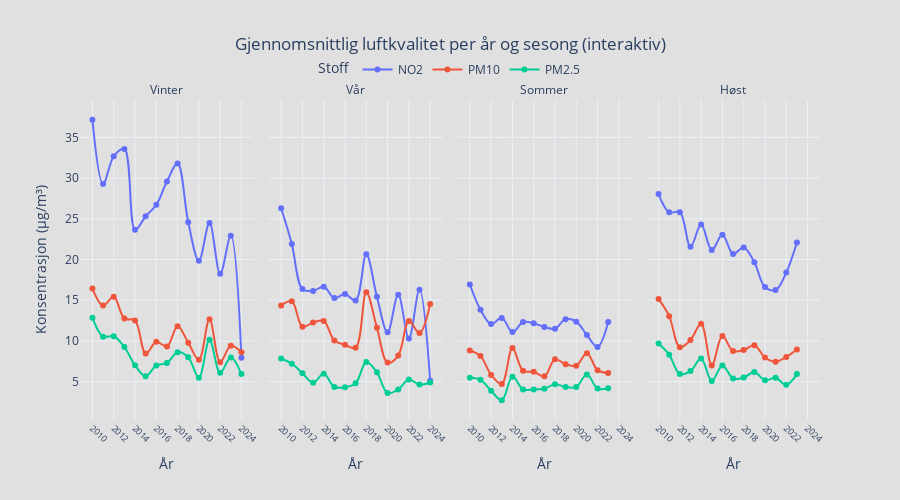

Write notebook code for a chart like this one.
### Markdown cell above
#### **Figur 7: Årlig Utvikling i Luftkvalitet per Sesong (Interaktiv)**

Denne figuren viser en interaktiv tidsserie av gjennomsnittlig luftkvaliteten fra 2010 til 2024, delt opp i fire paneler – ett for hver sesong. Den viser gjennomsnittlig nivå av NO₂, PM10 og PM2.5 hvert år. Dette gir en detaljert oversikt over hvordan luftforurensningen har utviklet seg år for år, sesong for sesong.

**Figurens formål:**
* Følge utviklingen av de tre forurensningskomponentene over tid.
* Sammenligne trendene i de ulike sesongene.
* Se hvordan nivåene av NO₂, PM10 og PM2.5 henger sammen innen hver sesong over årene.


- **Lesbarhet:** Brukeren kan enkelt navigere og hente ut detaljer fra ulike perioder.
- **Estetikk:** Interaktiv layout og fargebruk gir oversikt og dybde.
- **Formidling:** Fremhever tydelige sesongvariasjoner og gir god støtte til analysen av typiske og ekstreme verdier.

### Code cell
plot_seasonal_air_quality(nilu_file)

### Figure 1 — Plotly figure (JSON) as saved in the notebook; plotly's stock layout.template omitted (floating-point values rounded to 4 significant figures)
{"data": [{"hovertemplate": "Pollutant=NO2<br>season=Vinter<br>År=%{x}<br>Konsentrasjon (µg/m³)=%{y}<extra></extra>", "legendgroup": "NO2", "line": {"color": "#636efa", "dash": "solid", "shape": "spline"}, "marker": {"symbol": "circle"}, "mode": "lines+markers", "name": "NO2", "orientation": "v", "showlegend": true, "type": "scatter", "x": [2010.0, 2011.0, 2012.0, 2013.0, 2014.0, 2015.0, 2016.0, 2017.0, 2018.0, 2019.0, 2020.0, 2021.0, 2022.0, 2023.0, 2024.0], "xaxis": "x", "y": [37.16, 29.28, 32.68, 33.57, 23.65, 25.31, 26.72, 29.59, 31.79, 24.58, 19.83, 24.47, 18.24, 22.91, 7.938], "yaxis": "y"}, {"hovertemplate": "Pollutant=PM10<br>season=Vinter<br>År=%{x}<br>Konsentrasjon (µg/m³)=%{y}<extra></extra>", "legendgroup": "PM10", "line": {"color": "#EF553B", "dash": "solid", "shape": "spline"}, "marker": {"symbol": "circle"}, "mode": "lines+markers", "name": "PM10", "orientation": "v", "showlegend": true, "type": "scatter", "x": [2010.0, 2011.0, 2012.0, 2013.0, 2014.0, 2015.0, 2016.0, 2017.0, 2018.0, 2019.0, 2020.0, 2021.0, 2022.0, 2023.0, 2024.0], "xaxis": "x", "y": [16.43, 14.34, 15.42, 12.75, 12.52, 8.448, 9.888, 9.328, 11.81, 9.789, 7.681, 12.68, 7.396, 9.4, 8.619], "yaxis": "y"}, {"hovertemplate": "Pollutant=PM2.5<br>season=Vinter<br>År=%{x}<br>Konsentrasjon (µg/m³)=%{y}<extra></extra>", "legendgroup": "PM2.5", "line": {"color": "#00cc96", "dash": "solid", "shape": "spline"}, "marker": {"symbol": "circle"}, "mode": "lines+markers", "name": "PM2.5", "orientation": "v", "showlegend": true, "type": "scatter", "x": [2010.0, 2011.0, 2012.0, 2013.0, 2014.0, 2015.0, 2016.0, 2017.0, 2018.0, 2019.0, 2020.0, 2021.0, 2022.0, 2023.0, 2024.0], "xaxis": "x", "y": [12.83, 10.52, 10.57, 9.254, 7.003, 5.66, 6.991, 7.288, 8.616, 7.982, 5.476, 10.15, 6.09, 7.978, 5.925], "yaxis": "y"}, {"hovertemplate": "Pollutant=NO2<br>season=Vår<br>År=%{x}<br>Konsentrasjon (µg/m³)=%{y}<extra></extra>", "legendgroup": "NO2", "line": {"color": "#636efa", "dash": "solid", "shape": "spline"}, "marker": {"symbol": "circle"}, "mode": "lines+markers", "name": "NO2", "orientation": "v", "showlegend": false, "type": "scatter", "x": [2010.0, 2011.0, 2012.0, 2013.0, 2014.0, 2015.0, 2016.0, 2017.0, 2018.0, 2019.0, 2020.0, 2021.0, 2022.0, 2023.0, 2024.0], "xaxis": "x2", "y": [26.28, 21.91, 16.38, 16.15, 16.65, 15.26, 15.76, 14.95, 20.66, 15.41, 11.07, 15.67, 10.3, 16.28, 5.11], "yaxis": "y2"}, {"hovertemplate": "Pollutant=PM10<br>season=Vår<br>År=%{x}<br>Konsentrasjon (µg/m³)=%{y}<extra></extra>", "legendgroup": "PM10", "line": {"color": "#EF553B", "dash": "solid", "shape": "spline"}, "marker": {"symbol": "circle"}, "mode": "lines+markers", "name": "PM10", "orientation": "v", "showlegend": false, "type": "scatter", "x": [2010.0, 2011.0, 2012.0, 2013.0, 2014.0, 2015.0, 2016.0, 2017.0, 2018.0, 2019.0, 2020.0, 2021.0, 2022.0, 2023.0, 2024.0], "xaxis": "x2", "y": [14.35, 14.88, 11.74, 12.26, 12.45, 10.05, 9.528, 9.157, 15.99, 11.62, 7.34, 8.202, 12.45, 10.96, 14.54], "yaxis": "y2"}, {"hovertemplate": "Pollutant=PM2.5<br>season=Vår<br>År=%{x}<br>Konsentrasjon (µg/m³)=%{y}<extra></extra>", "legendgroup": "PM2.5", "line": {"color": "#00cc96", "dash": "solid", "shape": "spline"}, "marker": {"symbol": "circle"}, "mode": "lines+markers", "name": "PM2.5", "orientation": "v", "showlegend": false, "type": "scatter", "x": [2010.0, 2011.0, 2012.0, 2013.0, 2014.0, 2015.0, 2016.0, 2017.0, 2018.0, 2019.0, 2020.0, 2021.0, 2022.0, 2023.0, 2024.0], "xaxis": "x2", "y": [7.849, 7.205, 6.042, 4.863, 5.957, 4.341, 4.311, 4.793, 7.418, 6.14, 3.611, 4.047, 5.257, 4.651, 4.905], "yaxis": "y2"}, {"hovertemplate": "Pollutant=NO2<br>season=Sommer<br>År=%{x}<br>Konsentrasjon (µg/m³)=%{y}<extra></extra>", "legendgroup": "NO2", "line": {"color": "#636efa", "dash": "solid", "shape": "spline"}, "marker": {"symbol": "circle"}, "mode": "lines+markers", "name": "NO2", "orientation": "v", "showlegend": false, "type": "scatter", "x": [2010.0, 2011.0, 2012.0, 2013.0, 2014.0, 2015.0, 2016.0, 2017.0, 2018.0, 2019.0, 2020.0, 2021.0, 2022.0, 2023.0], "xaxis": "x3", "y": [16.93, 13.83, 12.07, 12.83, 11.08, 12.32, 12.17, 11.71, 11.51, 12.68, 12.36, 10.72, 9.263, 12.32], "yaxis": "y3"}, {"hovertemplate": "Pollutant=PM10<br>season=Sommer<br>År=%{x}<br>Konsentrasjon (µg/m³)=%{y}<extra></extra>", "legendgroup": "PM10", "line": {"color": "#EF553B", "dash": "solid", "shape": "spline"}, "marker": {"symbol": "circle"}, "mode": "lines+markers", "name": "PM10", "orientation": "v", "showlegend": false, "type": "scatter", "x": [2010.0, 2011.0, 2012.0, 2013.0, 2014.0, 2015.0, 2016.0, 2017.0, 2018.0, 2019.0, 2020.0, 2021.0, 2022.0, 2023.0], "xaxis": "x3", "y": [8.82, 8.136, 5.829, 4.713, 9.14, 6.339, 6.212, 5.653, 7.748, 7.139, 6.956, 8.49, 6.414, 6.052], "yaxis": "y3"}, {"hovertemplate": "Pollutant=PM2.5<br>season=Sommer<br>År=%{x}<br>Konsentrasjon (µg/m³)=%{y}<extra></extra>", "legendgroup": "PM2.5", "line": {"color": "#00cc96", "dash": "solid", "shape": "spline"}, "marker": {"symbol": "circle"}, "mode": "lines+markers", "name": "PM2.5", "orientation": "v", "showlegend": false, "type": "scatter", "x": [2010.0, 2011.0, 2012.0, 2013.0, 2014.0, 2015.0, 2016.0, 2017.0, 2018.0, 2019.0, 2020.0, 2021.0, 2022.0, 2023.0], "xaxis": "x3", "y": [5.478, 5.226, 3.877, 2.716, 5.617, 4.051, 4.049, 4.137, 4.69, 4.344, 4.356, 5.891, 4.161, 4.186], "yaxis": "y3"}, {"hovertemplate": "Pollutant=NO2<br>season=Høst<br>År=%{x}<br>Konsentrasjon (µg/m³)=%{y}<extra></extra>", "legendgroup": "NO2", "line": {"color": "#636efa", "dash": "solid", "shape": "spline"}, "marker": {"symbol": "circle"}, "mode": "lines+markers", "name": "NO2", "orientation": "v", "showlegend": false, "type": "scatter", "x": [2010.0, 2011.0, 2012.0, 2013.0, 2014.0, 2015.0, 2016.0, 2017.0, 2018.0, 2019.0, 2020.0, 2021.0, 2022.0, 2023.0], "xaxis": "x4", "y": [28.04, 25.79, 25.81, 21.55, 24.28, 21.17, 23.02, 20.68, 21.48, 19.67, 16.62, 16.25, 18.4, 22.08], "yaxis": "y4"}, {"hovertemplate": "Pollutant=PM10<br>season=Høst<br>År=%{x}<br>Konsentrasjon (µg/m³)=%{y}<extra></extra>", "legendgroup": "PM10", "line": {"color": "#EF553B", "dash": "solid", "shape": "spline"}, "marker": {"symbol": "circle"}, "mode": "lines+markers", "name": "PM10", "orientation": "v", "showlegend": false, "type": "scatter", "x": [2010.0, 2011.0, 2012.0, 2013.0, 2014.0, 2015.0, 2016.0, 2017.0, 2018.0, 2019.0, 2020.0, 2021.0, 2022.0, 2023.0], "xaxis": "x4", "y": [15.16, 13.04, 9.228, 10.12, 12.11, 6.995, 10.6, 8.752, 8.874, 9.465, 7.968, 7.446, 8.041, 8.954], "yaxis": "y4"}, {"hovertemplate": "Pollutant=PM2.5<br>season=Høst<br>År=%{x}<br>Konsentrasjon (µg/m³)=%{y}<extra></extra>", "legendgroup": "PM2.5", "line": {"color": "#00cc96", "dash": "solid", "shape": "spline"}, "marker": {"symbol": "circle"}, "mode": "lines+markers", "name": "PM2.5", "orientation": "v", "showlegend": false, "type": "scatter", "x": [2010.0, 2011.0, 2012.0, 2013.0, 2014.0, 2015.0, 2016.0, 2017.0, 2018.0, 2019.0, 2020.0, 2021.0, 2022.0, 2023.0], "xaxis": "x4", "y": [9.675, 8.299, 5.95, 6.297, 7.828, 5.092, 6.992, 5.392, 5.507, 6.175, 5.164, 5.476, 4.605, 5.926], "yaxis": "y4"}], "layout": {"annotations": [{"font": {}, "showarrow": false, "text": "Vinter", "x": 0.1175, "xanchor": "center", "xref": "paper", "y": 1, "yanchor": "bottom", "yref": "paper"}, {"font": {}, "showarrow": false, "text": "Vår", "x": 0.3725, "xanchor": "center", "xref": "paper", "y": 1, "yanchor": "bottom", "yref": "paper"}, {"font": {}, "showarrow": false, "text": "Sommer", "x": 0.6275, "xanchor": "center", "xref": "paper", "y": 1, "yanchor": "bottom", "yref": "paper"}, {"font": {}, "showarrow": false, "text": "Høst", "x": 0.8825, "xanchor": "center", "xref": "paper", "y": 1, "yanchor": "bottom", "yref": "paper"}], "height": 500, "hovermode": "x unified", "legend": {"orientation": "h", "title": {"text": "Stoff"}, "tracegroupgap": 0, "x": 0.5, "xanchor": "center", "y": 1.05, "yanchor": "bottom"}, "paper_bgcolor": "#e0e0e0", "plot_bgcolor": "#e0e0e0", "title": {"text": "Gjennomsnittlig luftkvalitet per år og sesong (interaktiv)", "x": 0.5}, "xaxis": {"anchor": "y", "domain": [0, 0.235], "tickangle": 45, "tickfont": {"size": 9}, "tickmode": "array", "tickvals": [2010, 2012, 2014, 2016, 2018, 2020, 2022, 2024], "title": {"text": "År"}}, "xaxis2": {"anchor": "y2", "domain": [0.255, 0.49], "matches": "x", "tickangle": 45, "tickfont": {"size": 9}, "tickmode": "array", "tickvals": [2010, 2012, 2014, 2016, 2018, 2020, 2022, 2024], "title": {"text": "År"}}, "xaxis3": {"anchor": "y3", "domain": [0.51, 0.745], "matches": "x", "tickangle": 45, "tickfont": {"size": 9}, "tickmode": "array", "tickvals": [2010, 2012, 2014, 2016, 2018, 2020, 2022, 2024], "title": {"text": "År"}}, "xaxis4": {"anchor": "y4", "domain": [0.765, 1.0], "matches": "x", "tickangle": 45, "tickfont": {"size": 9}, "tickmode": "array", "tickvals": [2010, 2012, 2014, 2016, 2018, 2020, 2022, 2024], "title": {"text": "År"}}, "yaxis": {"anchor": "x", "domain": [0, 1], "title": {"text": "Konsentrasjon (µg/m³)"}}, "yaxis2": {"anchor": "x2", "domain": [0, 1], "matches": "y", "showticklabels": false}, "yaxis3": {"anchor": "x3", "domain": [0, 1], "matches": "y", "showticklabels": false}, "yaxis4": {"anchor": "x4", "domain": [0, 1], "matches": "y", "showticklabels": false}}}
